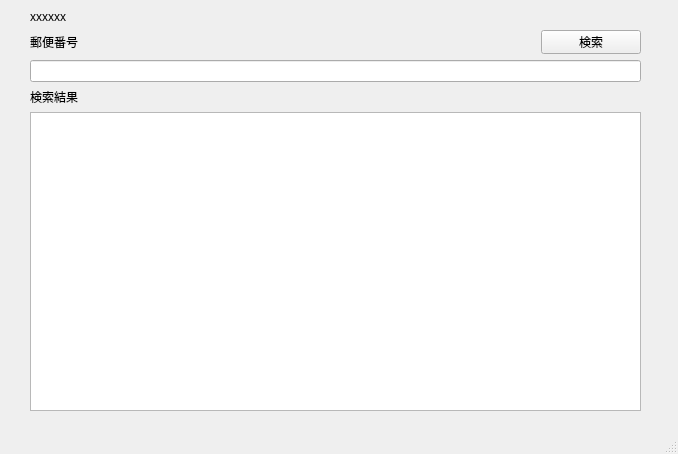
<?xml version="1.0" encoding="UTF-8"?>
<ui version="4.0">
 <class>MainWindow</class>
 <widget class="QMainWindow" name="MainWindow">
  <property name="geometry">
   <rect>
    <x>0</x>
    <y>0</y>
    <width>678</width>
    <height>454</height>
   </rect>
  </property>
  <property name="windowTitle">
   <string>MainWindow</string>
  </property>
  <widget class="QWidget" name="centralwidget">
   <widget class="QWidget" name="verticalLayoutWidget">
    <property name="geometry">
     <rect>
      <x>30</x>
      <y>10</y>
      <width>611</width>
      <height>401</height>
     </rect>
    </property>
    <layout class="QVBoxLayout" name="verticalLayout">
     <item>
      <widget class="QLabel" name="label_message">
       <property name="maximumSize">
        <size>
         <width>16777215</width>
         <height>24</height>
        </size>
       </property>
       <property name="text">
        <string>xxxxxx</string>
       </property>
      </widget>
     </item>
     <item>
      <layout class="QHBoxLayout" name="horizontalLayout">
       <item>
        <widget class="QLabel" name="label_yubinNo">
         <property name="maximumSize">
          <size>
           <width>16777215</width>
           <height>24</height>
          </size>
         </property>
         <property name="text">
          <string>郵便番号</string>
         </property>
        </widget>
       </item>
       <item>
        <widget class="QPushButton" name="pushButton_search">
         <property name="maximumSize">
          <size>
           <width>100</width>
           <height>24</height>
          </size>
         </property>
         <property name="text">
          <string>検索</string>
         </property>
        </widget>
       </item>
      </layout>
     </item>
     <item>
      <widget class="QLineEdit" name="lineEdit_yubinNo">
       <property name="maximumSize">
        <size>
         <width>16777215</width>
         <height>24</height>
        </size>
       </property>
      </widget>
     </item>
     <item>
      <widget class="QLabel" name="label_yubinNo_2">
       <property name="maximumSize">
        <size>
         <width>16777215</width>
         <height>24</height>
        </size>
       </property>
       <property name="text">
        <string>検索結果</string>
       </property>
      </widget>
     </item>
     <item>
      <widget class="QTableView" name="tableView_detail">
       <property name="editTriggers">
        <set>QAbstractItemView::NoEditTriggers</set>
       </property>
      </widget>
     </item>
    </layout>
   </widget>
  </widget>
  <widget class="QMenuBar" name="menubar">
   <property name="geometry">
    <rect>
     <x>0</x>
     <y>0</y>
     <width>678</width>
     <height>21</height>
    </rect>
   </property>
  </widget>
  <widget class="QStatusBar" name="statusbar"/>
 </widget>
 <resources/>
 <connections/>
</ui>
